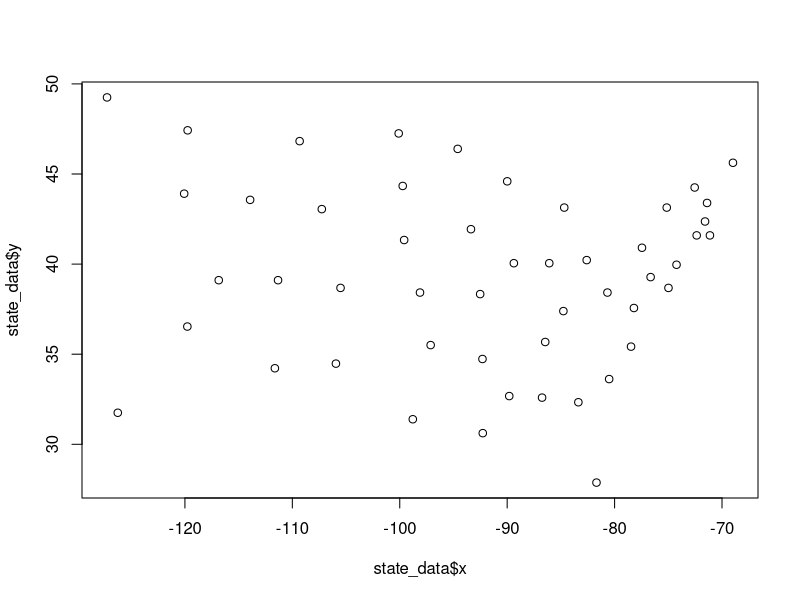
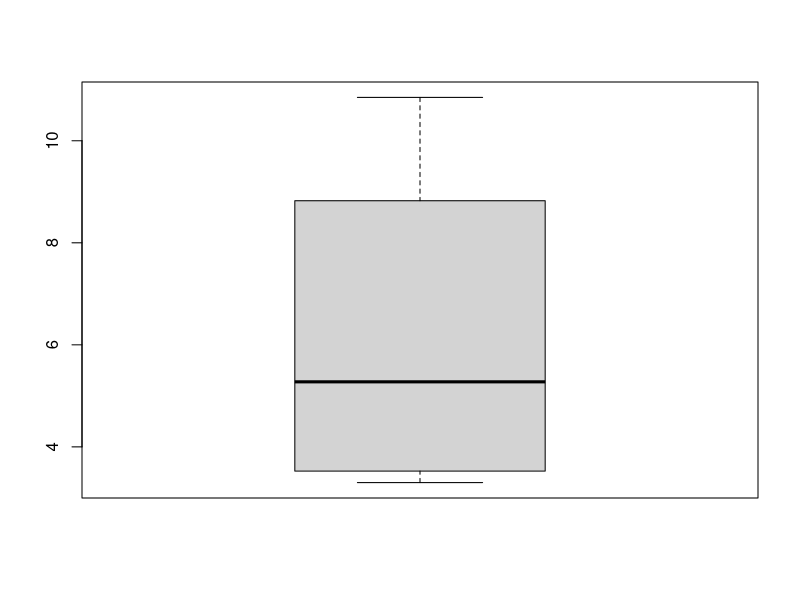
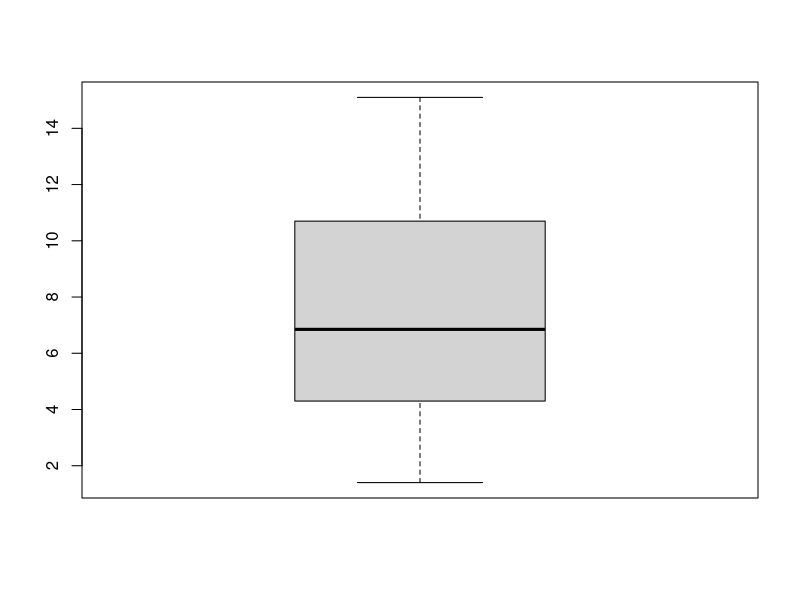

Source code (R) for these figures, in order: (Note: this script raises an error after producing the figures.)
# week 2 problem set 4 - state data

# load the data
data(state)
state_data = cbind(data.frame(state.x77), state.abb, state.area, state.center, state.division, state.name, state.region )

# view structure of data
str(state_data)

# plot the state's centers
plot(state_data$x, state_data$y)

# determine region with highest avg HS graduation
tapply(state_data$HS.Grad, state_data$state.region, mean)

# create boxplot of murder rate by region
region_murder = tapply(state_data$Murder, state_data$state.region, median)
region_murder
boxplot(region_murder)
boxplot(state_data$Murder, data = state_data)

# determine outlier state for NE region for murder rate
ne_region = state_data[state_data$state.region == "Northeast",]
factor(ne_region$state.name)
factor(ne_region$state.abb)
plot(ne_region$state.abb, ne_region$Murder)
table(ne_region$state.abb, ne_region$Murder)

# build model for life expectancy
life_exp = lm(Life.Exp ~ Population + Income + Illiteracy + Murder + HS.Grad + Frost + Area, data = state_data)
summary(life_exp)

# plot income vs. life expectancy
plot(state_data$Income, state_data$Life.Exp)

# revise model to find simplest but most accurae
life_exp1 = lm(Life.Exp ~ Population + Income + Illiteracy + Murder + HS.Grad + Frost, data = state_data)
summary(life_exp)
summary(life_exp1)

life_exp2 = lm(Life.Exp ~ Population + Income + Murder + HS.Grad + Frost, data = state_data)
summary(life_exp)
summary(life_exp2)

life_exp3 = lm(Life.Exp ~ Population + Murder + HS.Grad + Frost, data = state_data)
summary(life_exp)
summary(life_exp3)

step(life_exp)

# make a prediction, lowest life expectancy
sort(predict(life_exp3))
# the actual
state_data$state.name[which.min(state_data$Life.Exp)]

# make a prediction, highest life expectancy
sort(predict(life_exp3), decreasing = TRUE)
# the actual
state_data$state.name[which.max(state_data$Life.Exp)]

# view the residuals
sort(life_exp3$residuals)
